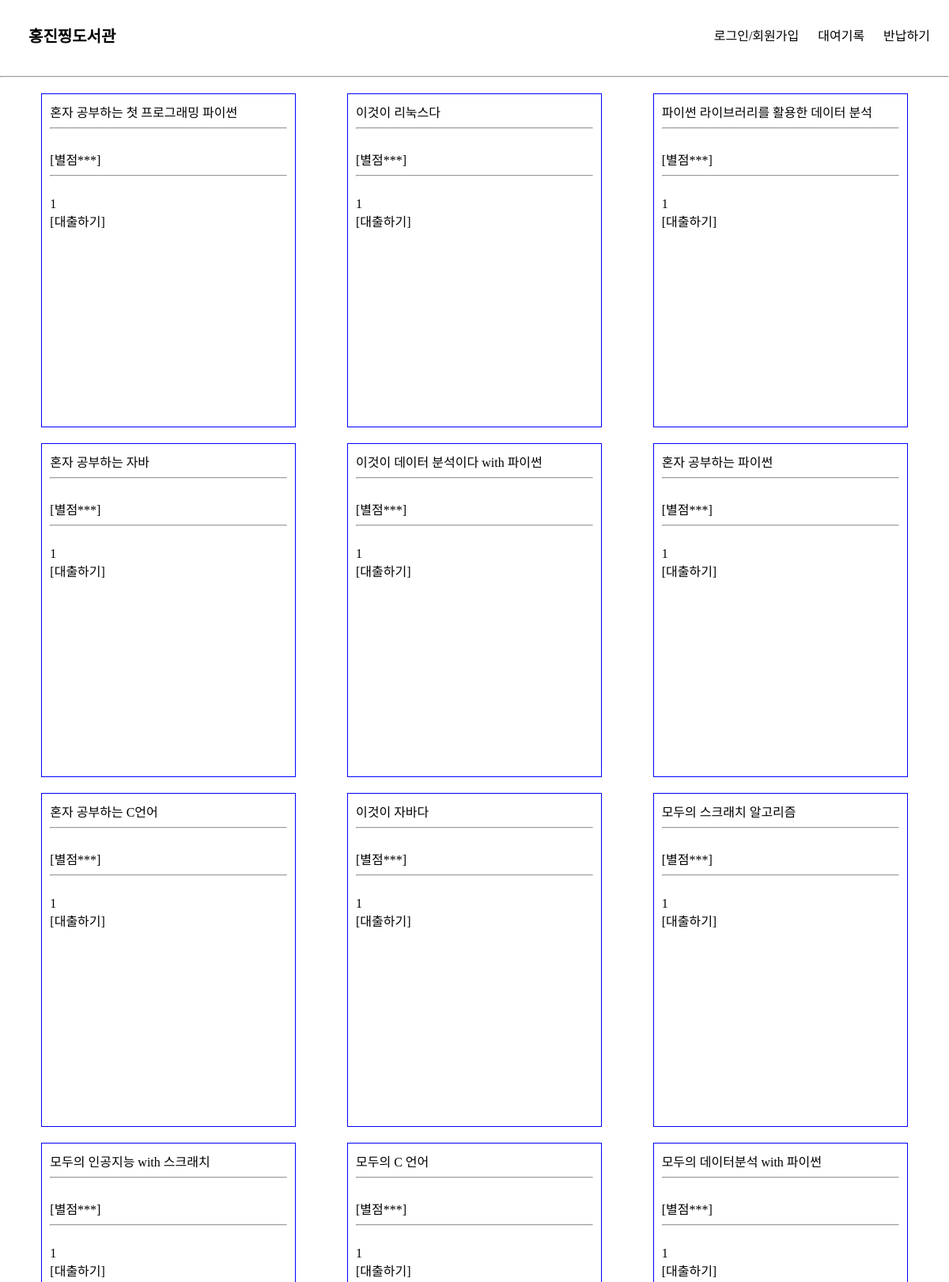
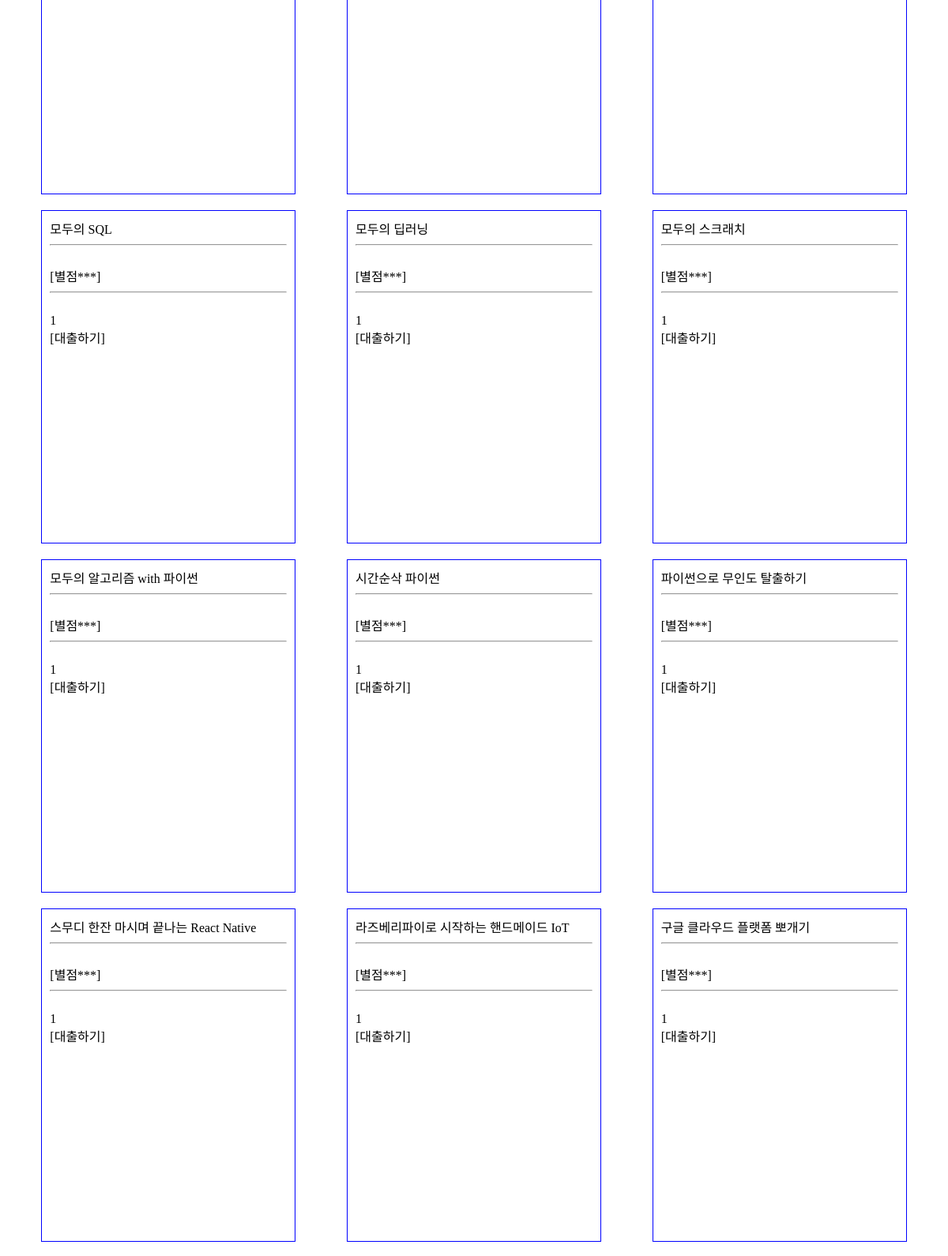
The page / (upper part) on the database its author committed (2 pictures, top to bottom).
### elicelibrary/models.py (models this page shows, shortened)
class Book(db.Model):
    __tablename__     = 'Book'
    id                = db.Column(db.Integer, primary_key=True, nullable=False, autoincrement=True, unique=True)
    title             = db.Column(db.String(45), nullable=False)
    author            = db.Column(db.String(45))
    publisher         = db.Column(db.String(45))
    publication_date  = db.Column(db.String(45))
    pages             = db.Column(db.Integer)
    isbn              = db.Column(db.String(45))
    registered_date   = db.Column(db.DateTime, default=datetime.utcnow)
    description       = db.Column(db.Text())    # 길이를 정할 수 없는 문자열은 Text를 쓰면 됨
    book_link         = db.Column(db.String(255))
    book_status       = db.Column(db.String(45))   # "1" :대출가능, "0" : 대출중 , "999" : 폐기    -> 선택형 변수에 적합한 데이터타입이 있을까?
    book_img          = db.Column(db.String(45))    # 책 표지만 바뀐 경우, 또는 책이 다르지만 같은 표지를 쓰는 경우가 있기 때문에 이미지 스토리지에서 같은 이미지의 반복을 막기 위해 별도의 책 이미지 식별 용 변수를 넣음

### elicelibrary/views/book_api.py (the view, shortened to what this page needs)
@book.route('/')
def main_page():
    book_list = Book.query.order_by(Book.registered_date.desc()).all()
    return render_template("main.html", book_list=book_list)

### elicelibrary/templates/main.html (shortened to what this page needs)
{% extends 'base.html' %}
{% block content %}
<div class="book-card-container">
    {% for b in book_list %}
        <div class="book-info-card">
            <a href="/book_info/{{ b.id }}">{{ b.title }}</a>
            <hr>
            <br>[별점***]
            <hr>
            <br>{{ b.book_status }}
            <br>
            <a href=""> [대출하기] </a>
        </div>
    {% endfor %}
</div>
{% endblock %}

### elicelibrary/templates/base.html (shortened to what this page needs)
<!DOCTYPE html>
<html lang="en">
<head>
    <link rel="stylesheet" href="{{ url_for('static', filename='style.css') }}" />
</head>
<body>
    <header>
        <nav class="navbar">
            <a class="header-main-name" href="/">홍진찡도서관</a>
            <ul class="navbar-menu">
                {% block nav_link %}
                {% if session['login_id'] %}
                <li><a class="nav-link" href="/logout">로그아웃</a></li>
                <li><a class="nav-link" href="/checkout_records">대여기록</a></li>
                <li><a class="nav-link" href="/return">반납하기</a></li>
                {% else %}
                <li><a class="nav-link" href="/login">로그인/회원가입</a></li>
                <li><a class="nav-link" href="/checkout_records">대여기록</a></li>
                <li><a class="nav-link" href="/return">반납하기</a></li>
                {% endif %}
                {% endblock %}
            </ul>
        </nav>
    </header>
    <hr>
    {% block content %}
    {% endblock %}
</body>
</html>

### elicelibrary/static/style.css (style rules this page uses)
:root { --text-color: black; --background-color: white; --accent-color: grey; }
body { margin: 0; }
a { text-decoration: none; color: var(--text-color); }
.navbar { display: flex; justify-content: space-between; align-items: center; background-color: var(--background-color); padding: 8px 12px; }
.header-main-name { font-family: "Source Sans Pro", sans-serif; font-weight: bold; font-size: 20px; padding-left: 24px; }
.navbar-menu { display: flex; list-style: none; padding-left: 0; }
.navbar-menu li { padding: 8px 12px; }
.book-card-container { margin: 10px 20px 10px 20px; display: flex; flex-wrap: wrap; justify-content: space-around; }
.book-info-card { margin: 10px 10px 10px 10px; padding: 10px 10px 10px 10px; width: 300px; height: 400px; border: 1px solid blue; }

### rows shown on the page
Book: title "혼자 공부하는 첫 프로그래밍 파이썬", book_status "1"
Book: title "이것이 리눅스다", book_status "1"
Book: title "파이썬 라이브러리를 활용한 데이터 분석", book_status "1"
Book: title "혼자 공부하는 자바", book_status "1"
Book: title "이것이 데이터 분석이다 with 파이썬", book_status "1"
Book: title "혼자 공부하는 파이썬", book_status "1"
Book: title "혼자 공부하는 C언어", book_status "1"
Book: title "이것이 자바다", book_status "1"
Book: title "모두의 스크래치 알고리즘", book_status "1"
Book: title "모두의 인공지능 with 스크래치", book_status "1"
Book: title "모두의 C 언어", book_status "1"
Book: title "모두의 데이터분석 with 파이썬", book_status "1"
Book: title "모두의 SQL", book_status "1"
Book: title "모두의 딥러닝", book_status "1"
Book: title "모두의 스크래치", book_status "1"
Book: title "모두의 알고리즘 with 파이썬", book_status "1"
Book: title "시간순삭 파이썬", book_status "1"
Book: title "파이썬으로 무인도 탈출하기", book_status "1"
Book: title "스무디 한잔 마시며 끝나는 React Native", book_status "1"
Book: title "라즈베리파이로 시작하는 핸드메이드 IoT", book_status "1"
Book: title "구글 클라우드 플랫폼 뽀개기", book_status "1"
